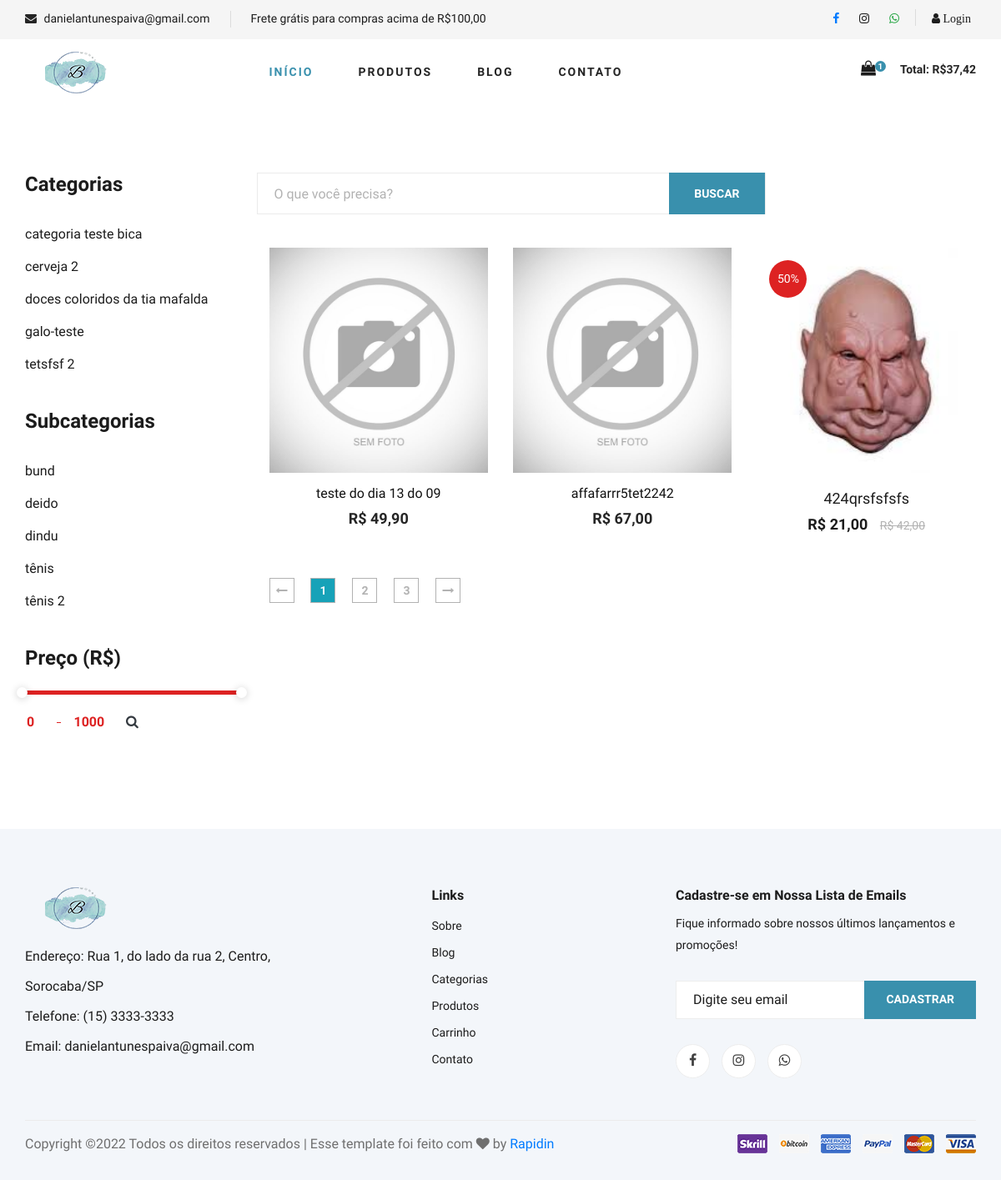
/lista-produtos.php, run on the app's committed database.
### tables this page shows
CREATE TABLE `promocoes` (
  `id` int(11) NOT NULL,
  `id_produto` int(11) NOT NULL,
  `valor` decimal(8,2) NOT NULL,
  `data_inicio` date NOT NULL,
  `data_final` date NOT NULL,
  `ativo` varchar(5) NOT NULL,
  `desconto` varchar(5) NOT NULL
);

CREATE TABLE `carrinho` (
  `id` int(11) NOT NULL,
  `id_usuario` int(11) NOT NULL,
  `id_produto` int(11) NOT NULL,
  `id_venda` int(11) NOT NULL,
  `quantidade` int(11) NOT NULL,
  `data` date NOT NULL,
  `combo` varchar(5) NOT NULL
);

CREATE TABLE `categorias` (
  `id` int(11) NOT NULL,
  `nome` varchar(50) NOT NULL,
  `nome_url` varchar(50) NOT NULL,
  `imagem` varchar(150) NOT NULL
);

CREATE TABLE `subcategorias` (
  `id` int(11) NOT NULL,
  `nome` varchar(50) NOT NULL,
  `nome_url` varchar(50) NOT NULL,
  `imagem` varchar(150) NOT NULL,
  `id_categoria` int(11) NOT NULL
);

CREATE TABLE `produtos` (
  `id` int(11) NOT NULL,
  `id_categoria` int(11) NOT NULL,
  `id_subcategoria` int(11) NOT NULL,
  `nome` varchar(100) NOT NULL,
  `nome_url` varchar(100) NOT NULL,
  `descricao` varchar(1000) DEFAULT NULL,
  `descricao_longa` text DEFAULT NULL,
  `valor` decimal(10,2) NOT NULL,
  `imagem` varchar(100) NOT NULL,
  `estoque` int(11) DEFAULT NULL,
  `tipo_envio` int(11) NOT NULL,
  `palavras` varchar(250) DEFAULT NULL,
  `ativo` varchar(5) NOT NULL,
  `peso` double(8,2) DEFAULT NULL,
  `largura` int(11) DEFAULT NULL,
  `altura` int(11) DEFAULT NULL,
  `comprimento` int(11) DEFAULT NULL,
  `modelo` varchar(100) DEFAULT NULL,
  `valor_frete` decimal(8,2) DEFAULT NULL,
  `promocao` varchar(5) DEFAULT NULL,
  `vendas` int(11) DEFAULT NULL,
  `link` varchar(150) DEFAULT NULL
);

### lista-produtos.php (the view, shortened to what the rows shown need)
<?php
require_once('cabecalho.php');
require_once('conexao.php');
if (@$_GET['pagina'] != null) {
    $pag = $_GET['pagina'];
} else {
    $pag = 0;
}
$limite = $pag * @$itens_por_pagina;
$subcategoria_get = @$_GET['nome'];
$query = $pdo->query("SELECT * FROM subcategorias WHERE nome_url = '$subcategoria_get'");
$res = $query->fetchAll(PDO::FETCH_ASSOC);
$id_subcategoria_get = @$res[0]['id'];
$valorInicial_get = @$_GET['valorInicial'];
$valorFinal_get = @$_GET['valorFinal'];
?>
<section class="product spad">
    <div class="container">
        <div class="row">
            <div class="col-lg-3 col-md-5">
                <div class="sidebar">
                    <div class="sidebar__item">
                        <ul>
                            <?php
                            $query = $pdo->query("SELECT * FROM categorias order by nome asc");
                            $res = $query->fetchAll(PDO::FETCH_ASSOC);
                            for ($i = 0; $i < count($res); $i++) {
                                $nome_url_categoria = $res[$i]['nome_url'];
                                $nome_categoria = $res[$i]['nome'];
                            ?>
                                <li><a href="subcategoria-<?php echo $nome_url_categoria ?>"><?php echo $nome_categoria ?></a></li>
                            <?php
                            }
                            ?>
                        </ul>
                    </div>
                    <div class="sidebar__item">
                        <ul>
                            <?php
                            $query = $pdo->query("SELECT * FROM subcategorias order by nome asc");
                            $res = $query->fetchAll(PDO::FETCH_ASSOC);
                            for ($i = 0; $i < count($res); $i++) {
                                $nome_url_subcategoria = $res[$i]['nome_url'];
                                $nome_subcategoria = $res[$i]['nome'];
                            ?>
                                <li><a href="produtos-<?php echo $nome_url_subcategoria ?>"><?php echo $nome_subcategoria ?></a></li>
                            <?php
                            }
                            ?>
                        </ul>
                    </div>
                </div>
            </div>
            <div class="col-lg-9 col-md-7">
                <?php
                if (@$_GET['txtBuscar'] != "") {
                    $buscar = '%' . @$_GET['txtBuscar'] . '%';
                } else {
                    $buscar = '%';
                }
                if ($subcategoria_get == "" and $valorInicial_get == "") {
                    $query = $pdo->query("SELECT * FROM produtos WHERE (nome LIKE '$buscar' or palavras LIKE '$buscar') and ativo = 'Sim' and estoque > 0 order by id desc limit $limite, $itens_por_pagina");
                } else if ($valorInicial_get != "") {
                    $query = $pdo->query("SELECT * FROM produtos WHERE valor >= '$valorInicial_get' and valor <= '$valorFinal_get' and ativo = 'Sim' and estoque > 0 order by id desc");
                } else {
                    $query = $pdo->query("SELECT * FROM produtos WHERE id_subcategoria = '$id_subcategoria_get' and ativo = 'Sim' and estoque > 0 order by id desc limit $limite, $itens_por_pagina");
                }
                $res = $query->fetchAll(PDO::FETCH_ASSOC);
                echo "<div class='row mt-3'>";
                for ($i = 0; $i < count($res); $i++) {
                    $nome_url_produto = $res[$i]['nome_url'];
                    $nome_produto = $res[$i]['nome'];
                    $valor_produto_sem_promocao = $res[$i]['valor'];
                    $imagem_produto = $res[$i]['imagem'];
                    $promocao_produto = $res[$i]['promocao'];
                    $id_produto = $res[$i]['id'];
                    $valor_produto_sem_promocao = number_format($valor_produto_sem_promocao, 2, ',', '.');
                    $query3 = $pdo->query("SELECT * FROM produtos where ativo = 'Sim' and estoque > 0");
                    $res3 = $query3->fetchAll(PDO::FETCH_ASSOC);
                    if ($promocao_produto == 'Sim') {
                        $queryP = $pdo->query("SELECT * FROM promocoes WHERE id_produto = '$id_produto'");
                        $resP = $queryP->fetchAll(PDO::FETCH_ASSOC);
                        $valor_produto_promocao = $resP[0]['valor'];
                        $desconto_produto = $resP[0]['desconto'];
                        $valor_produto_promocao = number_format($valor_produto_promocao, 2, ',', '.');
                ?>
                        <div class="col-lg-4 col-md-6 col-sm-6">
                            <div class="product__discount__item">
                                <div class="product__discount__item__pic set-bg" data-setbg="img/produtos/<?php echo $imagem_produto ?>">
                                    <div class="product__discount__percent"><?php echo $desconto_produto ?>%</div>
                                </div>
                                <div class="product__discount__item__text">
                                    <h5><a href="produto-<?php echo $nome_url_produto ?>"><?php echo $nome_produto ?></a></h5>
                                    <div class="product__item__price">R$ <?php echo $valor_produto_promocao ?> <span>R$ <?php echo $valor_produto_sem_promocao ?></span></div>
                                </div>
                            </div>
                        </div>
                    <?php
                    } else {
                    ?>
                        <div class="col-lg-4 col-md-6 col-sm-6">
                            <div class="featured__item">
                                <div class="featured__item__pic set-bg" data-setbg="img/produtos/<?php echo $imagem_produto ?>">
                                </div>
                                <div class="featured__item__text">
                                    <a href="produto-<?php echo $nome_url_produto ?>">
                                        <h6><?php echo $nome_produto ?></h6>
                                        <h5>R$ <?php echo $valor_produto_sem_promocao ?></h5>
                                    </a>
                                </div>
                            </div>
                        </div>
                <?php
                    }
                }
                ?>
            </div>
        </div>
    </div>
    </div>
</section>
<?php
require_once('rodape.php');
?>

### cabecalho.php (shortened to what the rows shown need)
<?php
require_once('conexao.php');
$id_usuario = @$_SESSION['id_usuario'];
$res = $pdo->query("SELECT * from carrinho where id_usuario = '$id_usuario' and id_venda = 0 order by id asc");
$dados = $res->fetchAll(PDO::FETCH_ASSOC);
for ($i = 0; $i < count($dados); $i++) {
    $id_produto = $dados[$i]['id_produto'];
    $quantidade = $dados[$i]['quantidade'];
    $combo = $dados[$i]['combo'];
    if ($combo == 'Sim') {
        $res_p = $pdo->query("SELECT * from combos where id = '$id_produto' ");
        $dados_p = $res_p->fetchAll(PDO::FETCH_ASSOC);
        $valor_produto = $dados_p[0]['valor'];
    } else {
        $res_p = $pdo->query("SELECT * from produtos where id = '$id_produto' ");
        $dados_p = $res_p->fetchAll(PDO::FETCH_ASSOC);
        $valor_produto = $dados_p[0]['valor'];
        $promocao_produto = @$dados_p[0]['promocao'];
        if ($promocao_produto == 'Sim') {
            $res_p2 = $pdo->query("SELECT * from promocoes where id_produto = '$id_produto' ");
            $dados_p2 = $res_p2->fetchAll(PDO::FETCH_ASSOC);
            $valor_produto = $dados_p2[0]['valor'];
        }
    }
    $total_item = $valor_produto * $quantidade;
    @$total_carrinho = @$total_carrinho + $total_item;
    $valor_produto = number_format($valor_produto, 2, ',', '.');
}
$total_carrinho = number_format($total_carrinho, 2, ',', '.');
?>
<!DOCTYPE html>
<html lang="zxx">
<head>
    <link rel="stylesheet" href="css/bootstrap.min.css" type="text/css">
    <link rel="stylesheet" href="css/font-awesome.min.css" type="text/css">
    <link rel="stylesheet" href="css/elegant-icons.css" type="text/css">
    <link rel="stylesheet" href="css/nice-select.css" type="text/css">
    <link rel="stylesheet" href="css/jquery-ui.min.css" type="text/css">
    <link rel="stylesheet" href="css/owl.carousel.min.css" type="text/css">
    <link rel="stylesheet" href="css/slicknav.min.css" type="text/css">
    <link rel="stylesheet" href="css/style.css" type="text/css">
</head>
<body>
    <header class="header">
        <div class="container">
            <div class="row">
                <div class="col-lg-3">
                    <div class="header__cart">
                        <div class="header__cart__price"><span>Total: R$<?php echo $total_carrinho ?></span></div>
                    </div>
                </div>
            </div>
        </div>
    </header>

### data on the page
promocoes: valor.quantidade "37,42"
categorias: nome "categoria teste bica"
categorias: nome "cerveja 2"
categorias: nome "doces coloridos da tia mafalda"
categorias: nome "galo-teste"
categorias: nome "tetsfsf 2"
subcategorias: nome "bund"
subcategorias: nome "deido"
subcategorias: nome "dindu"
subcategorias: nome "tênis"
subcategorias: nome "tênis 2"
produtos: nome "teste do dia 13 do 09", valor "49,90"
produtos: nome "affafarrr5tet2242", valor "67,00"
produtos: promocoes.desconto "50", nome "424qrsfsfsfs", promocoes.valor "21,00", valor "42,00"

### other printed values
$email_loja "danielantunespaiva@gmail.com"
$texto_destaque "Frete grátis para compras acima de R$100,00"
$linhas "1"
$endereco_loja "Rua 1, do lado da rua 2, Centro, Sorocaba/SP"
$tel_loja "(15) 3333-3333"
